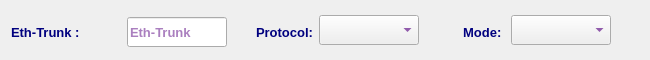
<?xml version="1.0" encoding="UTF-8"?>
<ui version="4.0">
 <class>TrunkWidget</class>
 <widget class="QWidget" name="TrunkWidget">
  <property name="geometry">
   <rect>
    <x>0</x>
    <y>0</y>
    <width>650</width>
    <height>60</height>
   </rect>
  </property>
  <property name="sizePolicy">
   <sizepolicy hsizetype="Preferred" vsizetype="Fixed">
    <horstretch>0</horstretch>
    <verstretch>0</verstretch>
   </sizepolicy>
  </property>
  <property name="minimumSize">
   <size>
    <width>650</width>
    <height>60</height>
   </size>
  </property>
  <property name="maximumSize">
   <size>
    <width>16777215</width>
    <height>60</height>
   </size>
  </property>
  <property name="font">
   <font>
    <family>Tahoma</family>
    <pointsize>10</pointsize>
   </font>
  </property>
  <property name="windowTitle">
   <string>Form</string>
  </property>
  <layout class="QVBoxLayout" name="verticalLayout">
   <item>
    <layout class="QHBoxLayout" name="horizontalLayout">
     <item>
      <widget class="QLabel" name="intEthLbl">
       <property name="minimumSize">
        <size>
         <width>110</width>
         <height>30</height>
        </size>
       </property>
       <property name="maximumSize">
        <size>
         <width>110</width>
         <height>25</height>
        </size>
       </property>
       <property name="font">
        <font>
         <family>Tahoma</family>
         <pointsize>10</pointsize>
         <weight>75</weight>
         <bold>true</bold>
        </font>
       </property>
       <property name="styleSheet">
        <string notr="true">color: rgb(0, 0, 127);</string>
       </property>
       <property name="text">
        <string>Eth-Trunk :</string>
       </property>
       <property name="alignment">
        <set>Qt::AlignLeading|Qt::AlignLeft|Qt::AlignVCenter</set>
       </property>
      </widget>
     </item>
     <item>
      <widget class="QLineEdit" name="intEtherLE">
       <property name="minimumSize">
        <size>
         <width>100</width>
         <height>30</height>
        </size>
       </property>
       <property name="maximumSize">
        <size>
         <width>100</width>
         <height>25</height>
        </size>
       </property>
       <property name="font">
        <font>
         <family>Tahoma</family>
         <pointsize>10</pointsize>
         <weight>75</weight>
         <bold>true</bold>
        </font>
       </property>
       <property name="styleSheet">
        <string notr="true">color: rgb(85, 0, 127);</string>
       </property>
       <property name="placeholderText">
        <string>Eth-Trunk</string>
       </property>
      </widget>
     </item>
     <item>
      <widget class="QLabel" name="trunkProtocolLbl">
       <property name="minimumSize">
        <size>
         <width>80</width>
         <height>30</height>
        </size>
       </property>
       <property name="maximumSize">
        <size>
         <width>80</width>
         <height>25</height>
        </size>
       </property>
       <property name="font">
        <font>
         <family>Tahoma</family>
         <pointsize>10</pointsize>
         <weight>75</weight>
         <bold>true</bold>
        </font>
       </property>
       <property name="styleSheet">
        <string notr="true">color: rgb(0, 0, 127);</string>
       </property>
       <property name="text">
        <string>Protocol:</string>
       </property>
       <property name="alignment">
        <set>Qt::AlignRight|Qt::AlignTrailing|Qt::AlignVCenter</set>
       </property>
      </widget>
     </item>
     <item>
      <widget class="QComboBox" name="trunkProtocolCB">
       <property name="minimumSize">
        <size>
         <width>100</width>
         <height>30</height>
        </size>
       </property>
       <property name="maximumSize">
        <size>
         <width>100</width>
         <height>30</height>
        </size>
       </property>
       <property name="font">
        <font>
         <family>Tahoma</family>
         <pointsize>10</pointsize>
         <weight>75</weight>
         <bold>true</bold>
        </font>
       </property>
       <property name="styleSheet">
        <string notr="true">color: rgb(85, 0, 127);</string>
       </property>
      </widget>
     </item>
     <item>
      <widget class="QLabel" name="trunkProModeLbl">
       <property name="minimumSize">
        <size>
         <width>80</width>
         <height>30</height>
        </size>
       </property>
       <property name="maximumSize">
        <size>
         <width>80</width>
         <height>25</height>
        </size>
       </property>
       <property name="font">
        <font>
         <family>Tahoma</family>
         <pointsize>10</pointsize>
         <weight>75</weight>
         <bold>true</bold>
        </font>
       </property>
       <property name="styleSheet">
        <string notr="true">color: rgb(0, 0, 127);</string>
       </property>
       <property name="text">
        <string>Mode: </string>
       </property>
       <property name="alignment">
        <set>Qt::AlignRight|Qt::AlignTrailing|Qt::AlignVCenter</set>
       </property>
      </widget>
     </item>
     <item>
      <widget class="QComboBox" name="trunkProModeCB">
       <property name="minimumSize">
        <size>
         <width>100</width>
         <height>30</height>
        </size>
       </property>
       <property name="maximumSize">
        <size>
         <width>100</width>
         <height>30</height>
        </size>
       </property>
       <property name="font">
        <font>
         <family>Tahoma</family>
         <pointsize>10</pointsize>
         <weight>75</weight>
         <bold>true</bold>
        </font>
       </property>
       <property name="styleSheet">
        <string notr="true">color: rgb(85, 0, 127);</string>
       </property>
      </widget>
     </item>
     <item>
      <spacer name="horizontalSpacer">
       <property name="orientation">
        <enum>Qt::Horizontal</enum>
       </property>
       <property name="sizeHint" stdset="0">
        <size>
         <width>40</width>
         <height>20</height>
        </size>
       </property>
      </spacer>
     </item>
    </layout>
   </item>
  </layout>
 </widget>
 <resources/>
 <connections/>
</ui>
